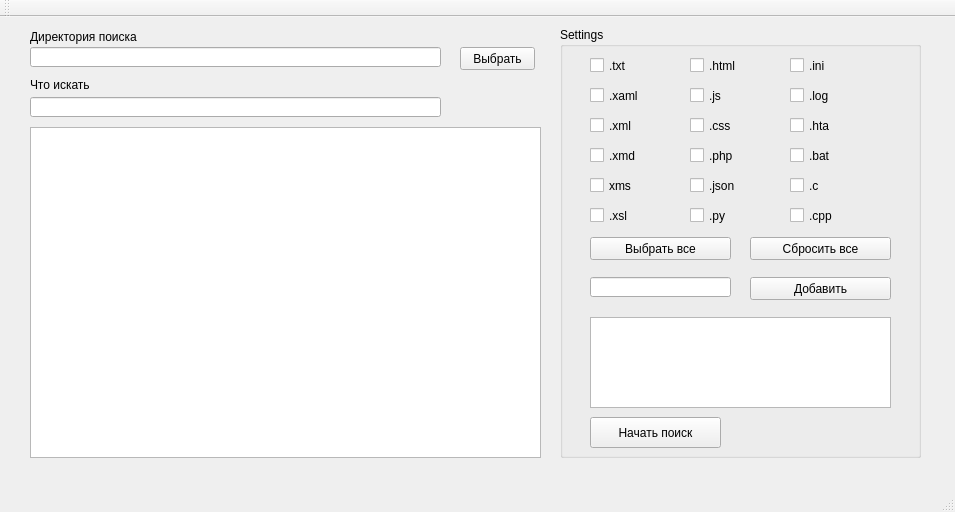
<?xml version="1.0" encoding="UTF-8"?>
<ui version="4.0">
 <class>MainWindow</class>
 <widget class="QMainWindow" name="MainWindow">
  <property name="geometry">
   <rect>
    <x>0</x>
    <y>0</y>
    <width>955</width>
    <height>512</height>
   </rect>
  </property>
  <property name="windowTitle">
   <string>MainWindow</string>
  </property>
  <widget class="QWidget" name="centralWidget">
   <widget class="QGroupBox" name="Settings">
    <property name="geometry">
     <rect>
      <x>560</x>
      <y>10</y>
      <width>361</width>
      <height>431</height>
     </rect>
    </property>
    <property name="title">
     <string>Settings</string>
    </property>
    <widget class="QCheckBox" name="txtCheck">
     <property name="geometry">
      <rect>
       <x>30</x>
       <y>30</y>
       <width>70</width>
       <height>17</height>
      </rect>
     </property>
     <property name="tabletTracking">
      <bool>false</bool>
     </property>
     <property name="text">
      <string>.txt</string>
     </property>
    </widget>
    <widget class="QCheckBox" name="xmlCheck">
     <property name="geometry">
      <rect>
       <x>30</x>
       <y>90</y>
       <width>70</width>
       <height>17</height>
      </rect>
     </property>
     <property name="text">
      <string>.xml</string>
     </property>
    </widget>
    <widget class="QCheckBox" name="xamlCheck">
     <property name="geometry">
      <rect>
       <x>30</x>
       <y>60</y>
       <width>70</width>
       <height>17</height>
      </rect>
     </property>
     <property name="text">
      <string>.xaml</string>
     </property>
    </widget>
    <widget class="QCheckBox" name="xmsCheck">
     <property name="geometry">
      <rect>
       <x>30</x>
       <y>150</y>
       <width>70</width>
       <height>17</height>
      </rect>
     </property>
     <property name="text">
      <string>xms</string>
     </property>
    </widget>
    <widget class="QCheckBox" name="jsCheck">
     <property name="geometry">
      <rect>
       <x>130</x>
       <y>60</y>
       <width>70</width>
       <height>17</height>
      </rect>
     </property>
     <property name="text">
      <string>.js</string>
     </property>
    </widget>
    <widget class="QCheckBox" name="xslCheck">
     <property name="geometry">
      <rect>
       <x>30</x>
       <y>180</y>
       <width>70</width>
       <height>17</height>
      </rect>
     </property>
     <property name="text">
      <string>.xsl</string>
     </property>
    </widget>
    <widget class="QCheckBox" name="cssCheck">
     <property name="geometry">
      <rect>
       <x>130</x>
       <y>90</y>
       <width>70</width>
       <height>17</height>
      </rect>
     </property>
     <property name="text">
      <string>.css</string>
     </property>
    </widget>
    <widget class="QCheckBox" name="phpCheck">
     <property name="geometry">
      <rect>
       <x>130</x>
       <y>120</y>
       <width>70</width>
       <height>17</height>
      </rect>
     </property>
     <property name="text">
      <string>.php</string>
     </property>
    </widget>
    <widget class="QCheckBox" name="jsonCheck">
     <property name="geometry">
      <rect>
       <x>130</x>
       <y>150</y>
       <width>70</width>
       <height>17</height>
      </rect>
     </property>
     <property name="text">
      <string>.json</string>
     </property>
    </widget>
    <widget class="QCheckBox" name="pyCheck">
     <property name="geometry">
      <rect>
       <x>130</x>
       <y>180</y>
       <width>70</width>
       <height>17</height>
      </rect>
     </property>
     <property name="text">
      <string>.py</string>
     </property>
    </widget>
    <widget class="QCheckBox" name="iniCheck">
     <property name="geometry">
      <rect>
       <x>230</x>
       <y>30</y>
       <width>70</width>
       <height>17</height>
      </rect>
     </property>
     <property name="text">
      <string>.ini</string>
     </property>
    </widget>
    <widget class="QCheckBox" name="logCheck">
     <property name="geometry">
      <rect>
       <x>230</x>
       <y>60</y>
       <width>70</width>
       <height>17</height>
      </rect>
     </property>
     <property name="text">
      <string>.log</string>
     </property>
    </widget>
    <widget class="QCheckBox" name="htaCheck">
     <property name="geometry">
      <rect>
       <x>230</x>
       <y>90</y>
       <width>70</width>
       <height>17</height>
      </rect>
     </property>
     <property name="text">
      <string>.hta</string>
     </property>
    </widget>
    <widget class="QCheckBox" name="batCheck">
     <property name="geometry">
      <rect>
       <x>230</x>
       <y>120</y>
       <width>70</width>
       <height>17</height>
      </rect>
     </property>
     <property name="text">
      <string>.bat</string>
     </property>
    </widget>
    <widget class="QCheckBox" name="cCheck">
     <property name="geometry">
      <rect>
       <x>230</x>
       <y>150</y>
       <width>70</width>
       <height>17</height>
      </rect>
     </property>
     <property name="text">
      <string>.c</string>
     </property>
    </widget>
    <widget class="QCheckBox" name="cppCheck">
     <property name="geometry">
      <rect>
       <x>230</x>
       <y>180</y>
       <width>70</width>
       <height>17</height>
      </rect>
     </property>
     <property name="text">
      <string>.cpp</string>
     </property>
    </widget>
    <widget class="QTextBrowser" name="selectedExtends">
     <property name="geometry">
      <rect>
       <x>30</x>
       <y>290</y>
       <width>301</width>
       <height>91</height>
      </rect>
     </property>
     <property name="html">
      <string>&lt;!DOCTYPE HTML PUBLIC &quot;-//W3C//DTD HTML 4.0//EN&quot; &quot;http://www.w3.org/TR/REC-html40/strict.dtd&quot;&gt;
&lt;html&gt;&lt;head&gt;&lt;meta name=&quot;qrichtext&quot; content=&quot;1&quot; /&gt;&lt;style type=&quot;text/css&quot;&gt;
p, li { white-space: pre-wrap; }
&lt;/style&gt;&lt;/head&gt;&lt;body style=&quot; font-family:'MS Shell Dlg 2'; font-size:8.25pt; font-weight:400; font-style:normal;&quot;&gt;
&lt;p style=&quot;-qt-paragraph-type:empty; margin-top:0px; margin-bottom:0px; margin-left:0px; margin-right:0px; -qt-block-indent:0; text-indent:0px;&quot;&gt;&lt;br /&gt;&lt;/p&gt;&lt;/body&gt;&lt;/html&gt;</string>
     </property>
    </widget>
    <widget class="QLineEdit" name="usersExtend">
     <property name="geometry">
      <rect>
       <x>30</x>
       <y>250</y>
       <width>141</width>
       <height>20</height>
      </rect>
     </property>
    </widget>
    <widget class="QPushButton" name="addExtend">
     <property name="geometry">
      <rect>
       <x>190</x>
       <y>250</y>
       <width>141</width>
       <height>23</height>
      </rect>
     </property>
     <property name="text">
      <string>Добавить</string>
     </property>
    </widget>
    <widget class="QPushButton" name="pushButton_2">
     <property name="geometry">
      <rect>
       <x>30</x>
       <y>210</y>
       <width>141</width>
       <height>23</height>
      </rect>
     </property>
     <property name="text">
      <string>Выбрать все</string>
     </property>
    </widget>
    <widget class="QPushButton" name="reset">
     <property name="geometry">
      <rect>
       <x>190</x>
       <y>210</y>
       <width>141</width>
       <height>23</height>
      </rect>
     </property>
     <property name="text">
      <string>Сбросить все</string>
     </property>
    </widget>
    <widget class="QPushButton" name="startSearch">
     <property name="geometry">
      <rect>
       <x>30</x>
       <y>390</y>
       <width>131</width>
       <height>31</height>
      </rect>
     </property>
     <property name="text">
      <string>Начать поиск</string>
     </property>
    </widget>
    <widget class="QCheckBox" name="xmdCheck">
     <property name="geometry">
      <rect>
       <x>30</x>
       <y>120</y>
       <width>70</width>
       <height>17</height>
      </rect>
     </property>
     <property name="text">
      <string>.xmd</string>
     </property>
    </widget>
    <widget class="QCheckBox" name="htmlCheck">
     <property name="geometry">
      <rect>
       <x>130</x>
       <y>30</y>
       <width>70</width>
       <height>17</height>
      </rect>
     </property>
     <property name="text">
      <string>.html</string>
     </property>
    </widget>
   </widget>
   <widget class="QLineEdit" name="searchDirectory">
    <property name="geometry">
     <rect>
      <x>30</x>
      <y>30</y>
      <width>411</width>
      <height>20</height>
     </rect>
    </property>
   </widget>
   <widget class="QPushButton" name="chooseDirectory">
    <property name="geometry">
     <rect>
      <x>460</x>
      <y>30</y>
      <width>75</width>
      <height>23</height>
     </rect>
    </property>
    <property name="text">
     <string>Выбрать</string>
    </property>
   </widget>
   <widget class="QTextBrowser" name="output">
    <property name="geometry">
     <rect>
      <x>30</x>
      <y>110</y>
      <width>511</width>
      <height>331</height>
     </rect>
    </property>
   </widget>
   <widget class="QLabel" name="label">
    <property name="geometry">
     <rect>
      <x>30</x>
      <y>10</y>
      <width>131</width>
      <height>20</height>
     </rect>
    </property>
    <property name="text">
     <string>Директория поиска</string>
    </property>
   </widget>
   <widget class="QLineEdit" name="subString">
    <property name="geometry">
     <rect>
      <x>30</x>
      <y>80</y>
      <width>411</width>
      <height>20</height>
     </rect>
    </property>
   </widget>
   <widget class="QLabel" name="label_2">
    <property name="geometry">
     <rect>
      <x>30</x>
      <y>60</y>
      <width>71</width>
      <height>16</height>
     </rect>
    </property>
    <property name="text">
     <string>Что искать</string>
    </property>
   </widget>
  </widget>
  <widget class="QMenuBar" name="menuBar">
   <property name="geometry">
    <rect>
     <x>0</x>
     <y>0</y>
     <width>955</width>
     <height>21</height>
    </rect>
   </property>
  </widget>
  <widget class="QToolBar" name="mainToolBar">
   <property name="movable">
    <bool>true</bool>
   </property>
   <property name="floatable">
    <bool>true</bool>
   </property>
   <attribute name="toolBarArea">
    <enum>TopToolBarArea</enum>
   </attribute>
   <attribute name="toolBarBreak">
    <bool>false</bool>
   </attribute>
  </widget>
  <widget class="QStatusBar" name="statusBar"/>
 </widget>
 <layoutdefault spacing="6" margin="11"/>
 <resources/>
 <connections/>
</ui>
